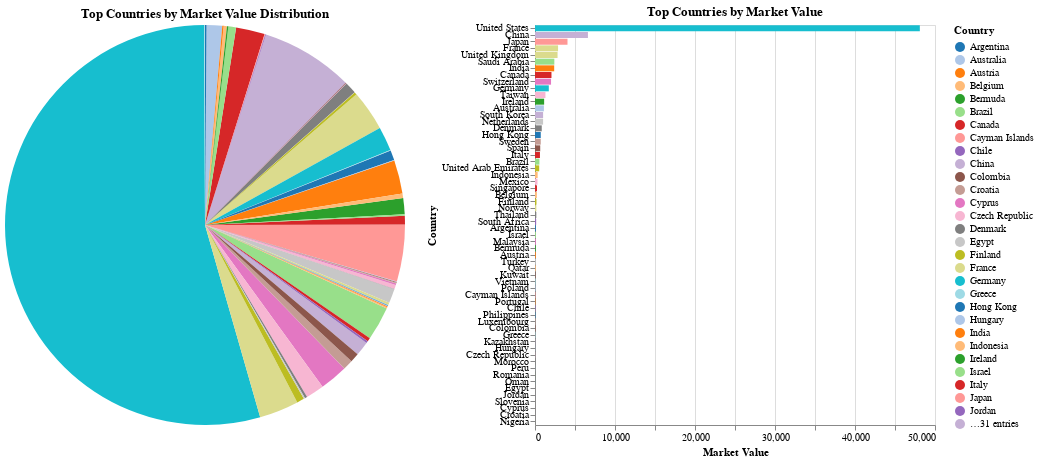

Notebook code cell kept with this figure:
### Markdown cell above
#### **Pie chart and Bar chart for top contries in Market value, Sales or Profit**
* Here we grouped the companies by their Country to compare financial performance
* Users are very instreasted in economic strength in countries.
* So we ranked top countries in those financial variables in bar chart.
* Additionally, we provided the bar chat to help users find out how dominance the top countries is.
* Although United States and China are obviously the top two stronge economic power, there still has huge gap between them.

### Code cell
agg_df = df.groupby('Country')['Market Value', 'Sales', 'Profit'].sum().reset_index()
# agg_df.head()

# Create the percentage column
agg_df['percentage'] = (agg_df['Market Value'] / agg_df['Market Value'].sum()) * 100

# Sort the data in descending order by Sales
agg_df_sorted = agg_df.sort_values(by='Market Value', ascending=False)

# Create the pie chart sorted by sales (descending order)
pie_chart = alt.Chart(agg_df_sorted).mark_arc().encode(
    theta=alt.Theta(field="Market Value", type="quantitative"),
    color=alt.Color('Country:N', scale=alt.Scale(scheme='category20')),  # Color by Country
    tooltip=['Country:N', 'Market Value:Q', 'percentage:Q'],  # Tooltip with country, sales, and percentage
).properties(
    width=4### **Task 1: Visualizations**

#### **Scatter Plot: Sales vs. Profit vs. Market Value**
In this scatter plot, users can find and compare all the financial variables which includes sales, profit and market value.
* The Profit is mapped on the Y axis.
* The Sales is mapped on the X axis.
* The industriy is mapped into the color of the circles.
* And the market value is mapped into the size of the circles.

People can easily find out the top companies in each of the domains, like sales, profit or market value throught the position and size of the circles. Becasue the choosing visual spaces for the financial variables are very suitable and expressive.00,
    height=400,
    title="Top Countries by Market Value Distribution"
)

# Create the bar chart (country list) sorted by sales
bar_chart = alt.Chart(agg_df_sorted).mark_bar().encode(
    x='Market Value:Q',  # Sales on x-axis
    y=alt.Y('Country:N', sort='-x'),  # Sort countries by sales in descending order
    color=alt.Color('Country:N', scale=alt.Scale(scheme='category20')),  # Color by country
    tooltip=['Country:N', 'Market Value:Q', 'percentage:Q']  # Tooltip with country, sales, and percentage
).properties(
    width=400,
    height=400,
    title="Top Countries by Market Value"
)

# Combine both pie chart and bar chart in a side-by-side layout
pie_chart | bar_chart

### Figure 1 — Vega-Lite specification as saved in the notebook (floating-point values rounded to 4 significant figures)
{"config": {"view": {"continuousWidth": 300, "continuousHeight": 300}}, "hconcat": [{"mark": {"type": "arc"}, "encoding": {"color": {"field": "Country", "scale": {"scheme": "category20"}, "type": "nominal"}, "theta": {"field": "Market Value", "type": "quantitative"}, "tooltip": [{"field": "Country", "type": "nominal"}, {"field": "Market Value", "type": "quantitative"}, {"field": "percentage", "type": "quantitative"}]}, "height": 400, "title": "Top Countries by Market Value Distribution", "width": 400}, {"mark": {"type": "bar"}, "encoding": {"color": {"field": "Country", "scale": {"scheme": "category20"}, "type": "nominal"}, "tooltip": [{"field": "Country", "type": "nominal"}, {"field": "Market Value", "type": "quantitative"}, {"field": "percentage", "type": "quantitative"}], "x": {"field": "Market Value", "type": "quantitative"}, "y": {"field": "Country", "sort": "-x", "type": "nominal"}}, "height": 400, "title": "Top Countries by Market Value", "width": 400}], "data": {"name": "data-8c6bcddb5c03c35a3c70b75c84c4c72e"}, "$schema": "https://vega.github.io/schema/vega-lite/v5.20.1.json", "datasets": {"data-8c6bcddb5c03c35a3c70b75c84c4c72e": [{"Country": "United States", "Market Value": 48100.0, "Sales": 18730.0, "Profit": 1767.0, "percentage": 54.38}, {"Country": "China", "Market Value": 6617.0, "Sales": 8148.0, "Profit": 628.9, "percentage": 7.481}, {"Country": "Japan", "Market Value": 4062.0, "Sales": 4289.0, "Profit": 279.8, "percentage": 4.593}, {"Country": "France", "Market Value": 2882.0, "Sales": 2052.0, "Profit": 148.1, "percentage": 3.258}, {"Country": "United Kingdom", "Market Value": 2819.0, "Sales": 2013.0, "Profit": 159.2, "percentage": 3.187}, {"Country": "Saudi Arabia", "Market Value": 2416.0, "Sales": 608.0, "Profit": 142.3, "percentage": 2.732}, {"Country": "India", "Market Value": 2399.0, "Sales": 1252.0, "Profit": 120.4, "percentage": 2.712}, {"Country": "Canada", "Market Value": 2059.0, "Sales": 1270.0, "Profit": 110.3, "percentage": 2.328}, {"Country": "Switzerland", "Market Value": 2006.0, "Sales": 1101.0, "Profit": 159.1, "percentage": 2.268}, {"Country": "Germany", "Market Value": 1725.0, "Sales": 2299.0, "Profit": 101.9, "percentage": 1.95}, {"Country": "Taiwan", "Market Value": 1304.0, "Sales": 760.3, "Profit": 62.51, "percentage": 1.474}, {"Country": "Ireland", "Market Value": 1142.0, "Sales": 393.4, "Profit": 48.67, "percentage": 1.292}, {"Country": "Australia", "Market Value": 1113.0, "Sales": 555.2, "Profit": 53.59, "percentage": 1.258}, {"Country": "South Korea", "Market Value": 1013.0, "Sales": 1653.0, "Profit": 64.87, "percentage": 1.145}, {"Country": "Netherlands", "Market Value": 1012.0, "Sales": 610.2, "Profit": 57.89, "percentage": 1.144}, {"Country": "Denmark", "Market Value": 843.8, "Sales": 191.7, "Profit": 14.62, "percentage": 0.9539}, {"Country": "Hong Kong", "Market Value": 719.5, "Sales": 612.2, "Profit": 58.62, "percentage": 0.8135}, {"Country": "Sweden", "Market Value": 717.7, "Sales": 350.0, "Profit": 47.77, "percentage": 0.8114}, {"Country": "Spain", "Market Value": 653.0, "Sales": 608.8, "Profit": 52.89, "percentage": 0.7382}, {"Country": "Italy", "Market Value": 618.6, "Sales": 543.2, "Profit": 51.14, "percentage": 0.6993}, {"Country": "Brazil", "Market Value": 552.4, "Sales": 669.3, "Profit": 63.01, "percentage": 0.6245}, {"Country": "United Arab Emirates", "Market Value": 524.8, "Sales": 127.6, "Profit": 35.39, "percentage": 0.5933}, {"Country": "Indonesia", "Market Value": 331.7, "Sales": 62.7, "Profit": 16.58, "percentage": 0.375}, {"Country": "Mexico", "Market Value": 311.9, "Sales": 256.6, "Profit": 17.58, "percentage": 0.3526}, {"Country": "Singapore", "Market Value": 252.7, "Sales": 201.4, "Profit": 26.88, "percentage": 0.2857}, {"Country": "Belgium", "Market Value": 233.2, "Sales": 157.2, "Profit": 15.23, "percentage": 0.2636}, {"Country": "Finland", "Market Value": 185.3, "Sales": 138.0, "Profit": 8.725, "percentage": 0.2095}, {"Country": "Norway", "Market Value": 169.5, "Sales": 179.5, "Profit": 16.18, "percentage": 0.1916}, {"Country": "Thailand", "Market Value": 164.8, "Sales": 253.3, "Profit": 12.04, "percentage": 0.1863}, {"Country": "South Africa", "Market Value": 144.8, "Sales": 109.8, "Profit": 13.72, "percentage": 0.1637}, {"Country": "Argentina", "Market Value": 106.7, "Sales": 53.3, "Profit": -0.3, "percentage": 0.1206}, {"Country": "Israel", "Market Value": 106.4, "Sales": 81.9, "Profit": 7.346, "percentage": 0.1203}, {"Country": "Malaysia", "Market Value": 102.3, "Sales": 59.6, "Profit": 8.715, "percentage": 0.1157}, {"Country": "Bermuda", "Market Value": 98.2, "Sales": 97.1, "Profit": 14.1, "percentage": 0.111}, {"Country": "Austria", "Market Value": 97.1, "Sales": 153.0, "Profit": 12.92, "percentage": 0.1098}, {"Country": "Turkey", "Market Value": 96.8, "Sales": 223.0, "Profit": 21.58, "percentage": 0.1094}, {"Country": "Qatar", "Market Value": 86.4, "Sales": 48.5, "Profit": 8.559, "percentage": 0.09768}, {"Country": "Kuwait", "Market Value": 64.5, "Sales": 17.1, "Profit": 3.6, "percentage": 0.07292}, {"Country": "Vietnam", "Market Value": 60.3, "Sales": 32.0, "Profit": 5.936, "percentage": 0.06817}, {"Country": "Poland", "Market Value": 56.0, "Sales": 138.0, "Profit": 9.1, "percentage": 0.06331}, {"Country": "Cayman Islands", "Market Value": 55.6, "Sales": 8.1, "Profit": 1.3, "percentage": 0.06286}, {"Country": "Portugal", "Market Value": 53.4, "Sales": 79.7, "Profit": 4.224, "percentage": 0.06037}, {"Country": "Chile", "Market Value": 52.4, "Sales": 99.6, "Profit": 5.138, "percentage": 0.05924}, {"Country": "Philippines", "Market Value": 51.39, "Sales": 59.1, "Profit": 4.874, "percentage": 0.05809}, {"Country": "Luxembourg", "Market Value": 50.4, "Sales": 101.0, "Profit": 5.084, "percentage": 0.05698}, {"Country": "Colombia", "Market Value": 50.1, "Sales": 82.8, "Profit": 7.582, "percentage": 0.05664}, {"Country": "Greece", "Market Value": 37.61, "Sales": 63.2, "Profit": 6.313, "percentage": 0.04252}, {"Country": "Kazakhstan", "Market Value": 28.2, "Sales": 9.7, "Profit": 3.4, "percentage": 0.03188}, {"Country": "Hungary", "Market Value": 25.9, "Sales": 41.0, "Profit": 4.719, "percentage": 0.02928}, {"Country": "Czech Republic", "Market Value": 21.6, "Sales": 15.3, "Profit": 1.4, "percentage": 0.02442}, {"Country": "Morocco", "Market Value": 16.3, "Sales": 7.1, "Profit": 1.084, "percentage": 0.01843}, {"Country": "Peru", "Market Value": 13.0, "Sales": 7.0, "Profit": 1.3, "percentage": 0.0147}, {"Country": "Romania", "Market Value": 5.2, "Sales": 2.9, "Profit": 0.6858, "percentage": 0.005879}, {"Country": "Oman", "Market Value": 5.1, "Sales": 2.2, "Profit": 0.4995, "percentage": 0.005766}, {"Country": "Egypt", "Market Value": 4.8, "Sales": 4.7, "Profit": 0.9667, "percentage": 0.005427}, {"Country": "Jordan", "Market Value": 3.9, "Sales": 2.9, "Profit": 0.536, "percentage": 0.004409}, {"Country": "Slovenia", "Market Value": 2.5, "Sales": 1.6, "Profit": 0.6187, "percentage": 0.002826}, {"Country": "Cyprus", "Market Value": 2.1, "Sales": 1.5, "Profit": 0.5695, "percentage": 0.002374}, {"Country": "Croatia", "Market Value": 1.493, "Sales": 10.8, "Profit": 1.153, "percentage": 0.001688}, {"Country": "Nigeria", "Market Value": 1.191, "Sales": 5.6, "Profit": 1.788, "percentage": 0.001346}]}}
